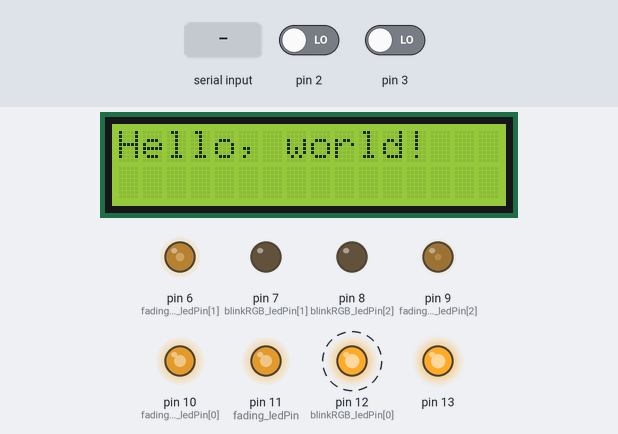
Bench run of a sketch on a simulated Arduino Mega 2560, built with avr-gcc and run on an emulated ATmega2560. Shown: 16×2 character LCD, output pins drawn as LEDs (lit = HIGH). Dashed ring = blinking. Inputs (shaded band) come from the test bench; at power-on: pin 2 LOW, pin 3 LOW.

Above: at 1.2 s.
1.3 s: "1" received over the second serial link
At 1.76 s:
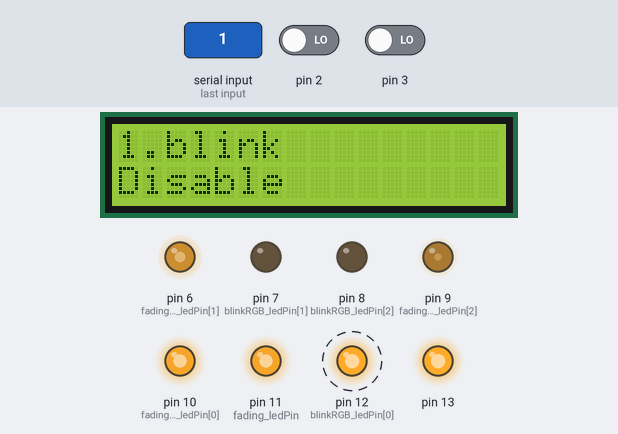
3.7 s: "2" received over the second serial link
At 3.9 s:
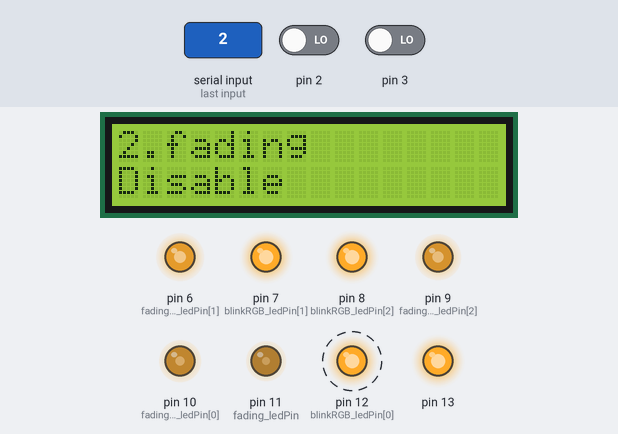
6.1 s: "3" received over the second serial link
At 6.44 s:
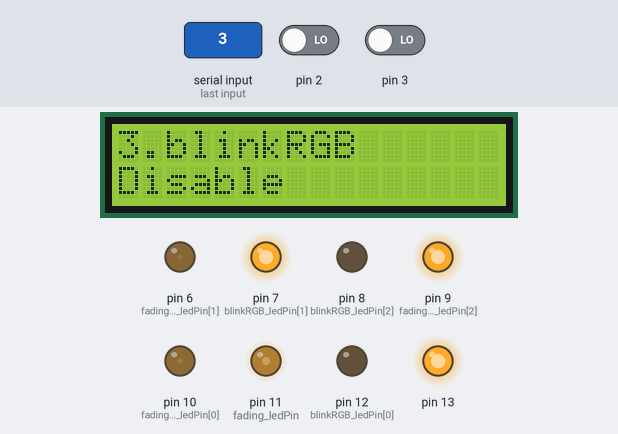
8.4 s: "4" received over the second serial link
At 8.7 s:
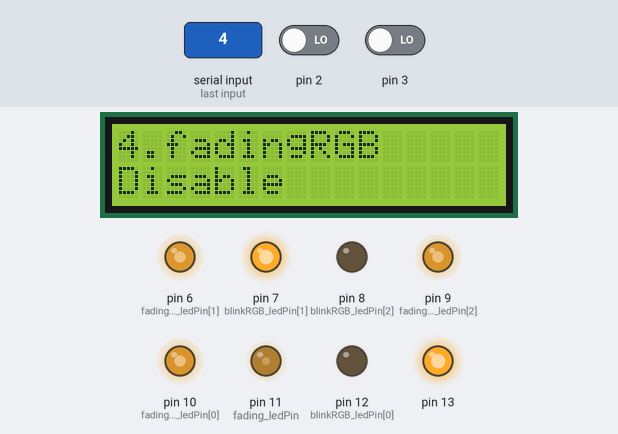
9.9 s: "1" received over the second serial link
At 11.6 s:
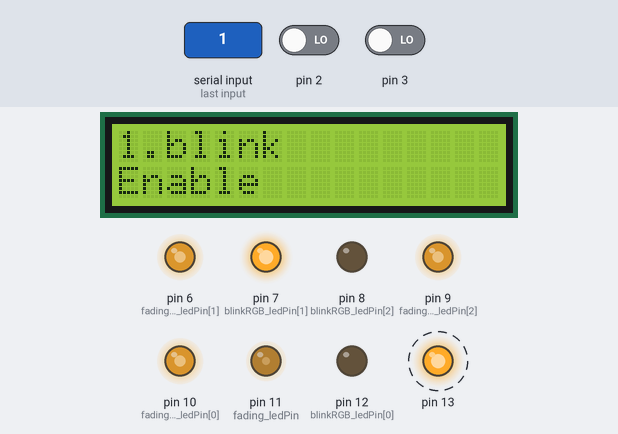
12.9 s: "2" received over the second serial link
At 13.06 s:
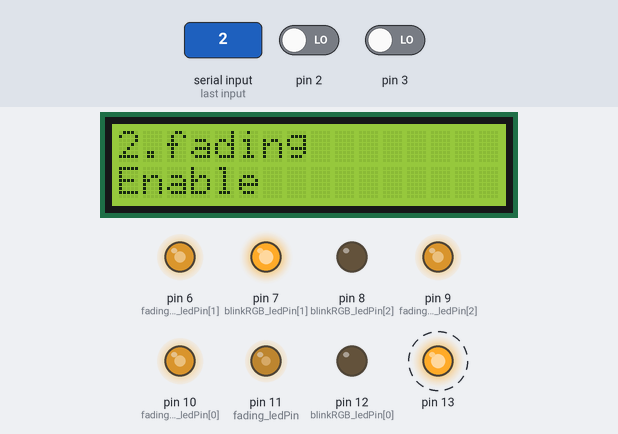
Timing chart, 0 to 20.0 s (numbered marks = the images above; inputs shaded):
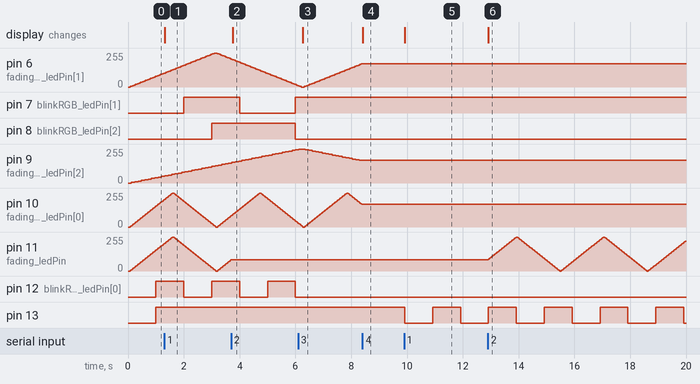

The sketch:

blinkRGB.ino
```cpp
int blinkRGB_ledPin[3] = {12,7,8};
int blinkRGB_ledState[3] = {LOW,LOW,LOW};
long blinkRGB_previousMillis[3] = {0,};
long blinkRGB_interval[3] = {1000,2000,3000};

const int blinkRGB_buttonPin = 5;
int blinkRGB_buttonState = 0;

void blinkRGB_setup() {
  for(int i=0;i<3;i++)
    pinMode(blinkRGB_ledPin[i], OUTPUT);
  pinMode(blinkRGB_buttonPin, INPUT);
}

void blinkRGB_loop() {
//  blinkRGB_buttonState = digitalRead(blinkRGB_buttonPin);
//  if(blinkRGB_buttonState == LOW) {
//    for(int i=0;i<3;i++)
//      digitalWrite(blinkRGB_ledPin[i], LOW);
//    return;
//  }

  unsigned long currentMillis = millis();

  for(int i=0;i<3;i++) {
    if(currentMillis - blinkRGB_previousMillis[i] >= blinkRGB_interval[i]) {
      blinkRGB_previousMillis[i] = currentMillis;

      if(blinkRGB_ledState[i] == LOW)
        blinkRGB_ledState[i] = HIGH;
      else
        blinkRGB_ledState[i] = LOW;

      digitalWrite(blinkRGB_ledPin[i], blinkRGB_ledState[i]);
    }
  }
}
```

arduino_superloop.ino
```cpp
int blink_en = 1;
int fading_en = 1;
int blinkRGB_en = 1;
int fadingRGB_en = 1;

void setup() {

  blink_setup();
  fading_setup();
  blinkRGB_setup();
  fadingRGB_setup();

  serial_setup();
//  serial_1_setup();
//  serial_2_setup();
}

void loop() {

  if(blink_en == 1)
    blink_loop();
  if(fading_en == 1)
    fading_loop();
  if(blinkRGB_en == 1)
    blinkRGB_loop();
  if(fadingRGB_en == 1)
    fadingRGB_loop();

  serial_loop();
//  serial_1_loop();
//  serial_2_loop();
}
```

blink.ino
```cpp
int blink_ledState = LOW;
long blink_previousMillis = 0;
long blink_interval = 1000;

const int blink_buttonPin = 4;
int blink_buttonState = 0;

void blink_setup() {
  pinMode(13, OUTPUT);
  pinMode(blink_buttonPin, INPUT);
}

void blink_loop() {
//  blink_buttonState = digitalRead(blink_buttonPin);
//  if(blink_buttonState == LOW) {
//    digitalWrite(13, LOW);
//    return;
//  }

  unsigned long currentMillis = millis();

  if(currentMillis - blink_previousMillis >= blink_interval) {
    blink_previousMillis = currentMillis;

    if(blink_ledState == LOW)
      blink_ledState = HIGH;
    else
      blink_ledState = LOW;

    digitalWrite(13, blink_ledState);
  }
}
```

fading.ino
```cpp
int fading_ledPin = 11;
long fading_previousMillis = 0;
long fading_interval = 30;
int fadeValue = 0;
int fadeDir = 1;

int buttonToggle = 0;

void fading_setup() {
  attachInterrupt(digitalPinToInterrupt(2), buttonIsr, RISING);
}

void buttonIsr() {
  buttonToggle = !buttonToggle;
}

void fading_loop() {
//  if(buttonToggle==0) {
//    analogWrite(fading_ledPin, 0);
//    return;
//  }

  unsigned long currentMillis = millis();

  if(currentMillis - fading_previousMillis >= fading_interval) {
    fading_previousMillis = currentMillis;

    if(fadeDir == 1) {
      if(fadeValue <= 255) {
        fadeValue += 5;
        if(fadeValue > 255) {
          fadeValue = 255;
          fadeDir = 0;
        }
      }
    } else {
      if(fadeValue >= 0) {
        fadeValue -= 5;
        if(fadeValue < 0) {
          fadeValue = 0;
          fadeDir = 1;
        }
      }
    }
    analogWrite(fading_ledPin, fadeValue);
  }
}
```

fadingRGB.ino
```cpp
int fadingRGB_ledPin[3] = {10,6,9};
long fadingRGB_previousMillis[3] = {0,0,0};
long fadingRGB_interval[3] = {30,60,120};
int fadeRGBValue[3] = {0,0,0};
int fadeRGBDir[3] = {1,1,1};

int fadeRGBbuttonToggle = 0;

void fadingRGB_setup() {
  attachInterrupt(digitalPinToInterrupt(3), fadeRGBbuttonIsr, RISING);
}

void fadeRGBbuttonIsr() {
  fadeRGBbuttonToggle = !fadeRGBbuttonToggle;
}

void fadingRGB_loop() {
//  if(fadeRGBbuttonToggle==0) {
//    for(int i=0;i<3;i++)
//      analogWrite(fadingRGB_ledPin[i], 0);
//    return;
//  }

  unsigned long currentMillis = millis();

  for(int i=0;i<3;i++) {
    if(currentMillis - fadingRGB_previousMillis[i] >= fadingRGB_interval[i]) {
      fadingRGB_previousMillis[i] = currentMillis;

      if(fadeRGBDir[i] == 1) {
        if(fadeRGBValue[i] <= 255) {
          fadeRGBValue[i] += 5;
          if(fadeRGBValue[i] > 255) {
            fadeRGBValue[i] = 255;
            fadeRGBDir[i] = 0;
          }
        }
      } else {
        if(fadeRGBValue[i] >= 0) {
          fadeRGBValue[i] -= 5;
          if(fadeRGBValue[i] < 0) {
            fadeRGBValue[i] = 0;
            fadeRGBDir[i] = 1;
          }
        }
      }
      analogWrite(fadingRGB_ledPin[i], fadeRGBValue[i]);
    }
  }
}
```

serial.ino
```cpp
#define Serial Serial2
#include <LiquidCrystal_I2C.h>

LiquidCrystal_I2C lcd(0x27,16,2);

void showMenu() {
  Serial.println("\033[2J\033[H");
  Serial.println("1. Led Blink Enable/Disable");
  Serial.println("2. Led Fading Enable/Disable");
  Serial.println("3. RGB Led Blink Enable/Disable");
  Serial.println("4. RGB Led Fading Enable/Disable");
}

void serial_setup() {
  lcd.init();
  lcd.backlight();
  lcd.home();
  lcd.print("Hello, world!");


  Serial.begin(115200);

  showMenu();
}

int userCmd = 0;

void serial_loop() {
  if (Serial.available() > 0) {
    userCmd = Serial.read();

    switch(userCmd) {
      case '1': blink_en = !blink_en;
        lcd.clear();
        lcd.home();
        lcd.print("1.blink");
        lcd.setCursor(0,1);
        blink_en?lcd.print("Enable"):lcd.print("Disable");
        break;
      case '2':
        fading_en = !fading_en;
        lcd.clear();
        lcd.home();
        lcd.print("2.fading");
        lcd.setCursor(0,1);
        fading_en?lcd.print("Enable"):lcd.print("Disable");
        break;
      case '3': blinkRGB_en = !blinkRGB_en; lcd.clear(); lcd.home(); lcd.print("3.blinkRGB");
        lcd.setCursor(0,1);
        blinkRGB_en?lcd.print("Enable"):lcd.print("Disable");
        break;
      case '4': fadingRGB_en = !fadingRGB_en; lcd.clear(); lcd.home(); lcd.print("4.fadingRGB");
        lcd.setCursor(0,1);
        fadingRGB_en?lcd.print("Enable"):lcd.print("Disable");
        break;
      default: break;
    }
  }
}
```

I2CLCD.ino
```cpp
/*#define Serial Serial2
#include <LiquidCrystal_I2C.h>

LiquidCrystal_I2C lcd(0x27,16,2);


void LCD_setup() {
  lcd.init();
  lcd.backlight();
  lcd.home();
  lcd.print("Hello, world!");
}

void LCD_loop(){

}
*/
```

Measured:
- after the input at 1.3 s, pin 13: stays HIGH (without the input it goes to LOW after 0.70 s); the display: changes at once (image 1)
- after the input at 3.7 s, pin 11 (fading_ledPin): stays 85/255 (without the input it goes to 90/255 after 0.02 s); the display: changes after 0.05 s (image 2)
- after the input at 6.1 s, pin 7 (blinkRGB_ledPin[1]): stays HIGH (without the input it goes to LOW after 1.9 s); pin 12 (blinkRGB_ledPin[0]): stays LOW (without the input it goes to HIGH after 0.90 s); the display: changes after 0.17 s (image 3)
- after the input at 8.4 s, pin 6 (fadingRGB_ledPin[1]): stays 175/255 (without the input it goes to 180/255 after 0.02 s); pin 9 (fadingRGB_ledPin[2]): stays 170/255 (without the input it goes to 165/255 after 0.00 s); pin 10 (fadingRGB_ledPin[0]): stops changing and stays 170/255; the display: changes at once (image 4)
- after the input at 9.9 s, pin 13: HIGH → LOW at once, → HIGH 1.0 s later, → LOW 1.0 s later; the display: changes at once (image 5)
- by itself, pin 10 (fadingRGB_ledPin[0]): rises from 85/255 to 255/255 in 0.99 s, then falls to 30/255 in 1.4 s
